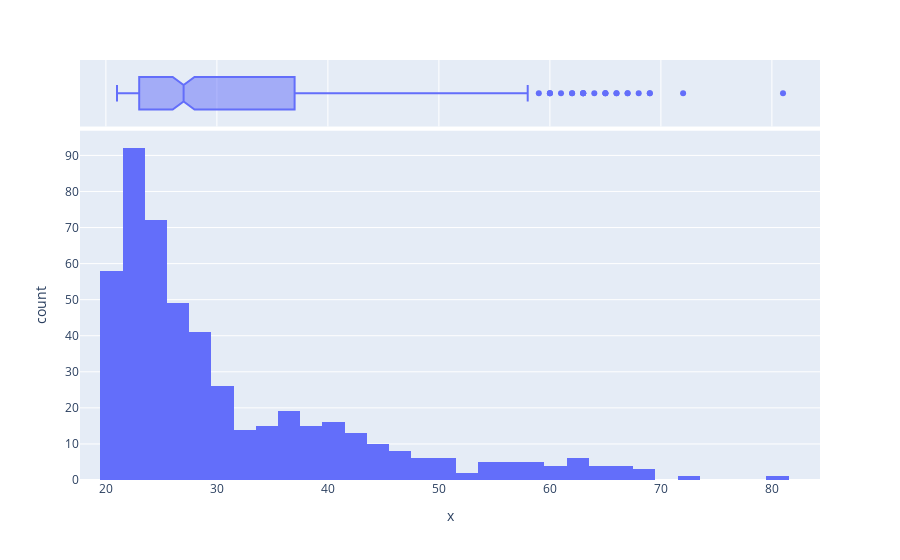

The cell this chart's notebook holds for it:
### Code cell
px.histogram(df, x=df[df.Outcome==0].Age, marginal="box")

### Figure 1 — Plotly figure (JSON) as saved in the notebook; plotly's stock layout.template omitted (floating-point values rounded to 4 significant figures; data arrays with more than 128 entries replaced by an {"elided": "..."} marker saying what was removed)
{"data": [{"alignmentgroup": "True", "bingroup": "x", "hovertemplate": "x=%{x}<br>count=%{y}<extra></extra>", "legendgroup": "", "marker": {"color": "#636efa", "pattern": {"shape": ""}}, "name": "", "offsetgroup": "", "orientation": "v", "showlegend": false, "type": "histogram", "x": {"elided": "500 int values"}, "xaxis": "x", "yaxis": "y"}, {"alignmentgroup": "True", "hovertemplate": "x=%{x}<extra></extra>", "legendgroup": "", "marker": {"color": "#636efa"}, "name": "", "notched": true, "offsetgroup": "", "showlegend": false, "type": "box", "x": {"elided": "500 int values"}, "xaxis": "x2", "yaxis": "y2"}], "layout": {"barmode": "relative", "legend": {"tracegroupgap": 0}, "margin": {"t": 60}, "xaxis": {"anchor": "y", "domain": [0, 1], "title": {"text": "x"}}, "xaxis2": {"anchor": "y2", "domain": [0, 1], "matches": "x", "showgrid": true, "showticklabels": false}, "yaxis": {"anchor": "x", "domain": [0, 0.8316], "title": {"text": "count"}}, "yaxis2": {"anchor": "x2", "domain": [0.8416, 1], "matches": "y2", "showgrid": false, "showline": false, "showticklabels": false, "ticks": ""}}}
